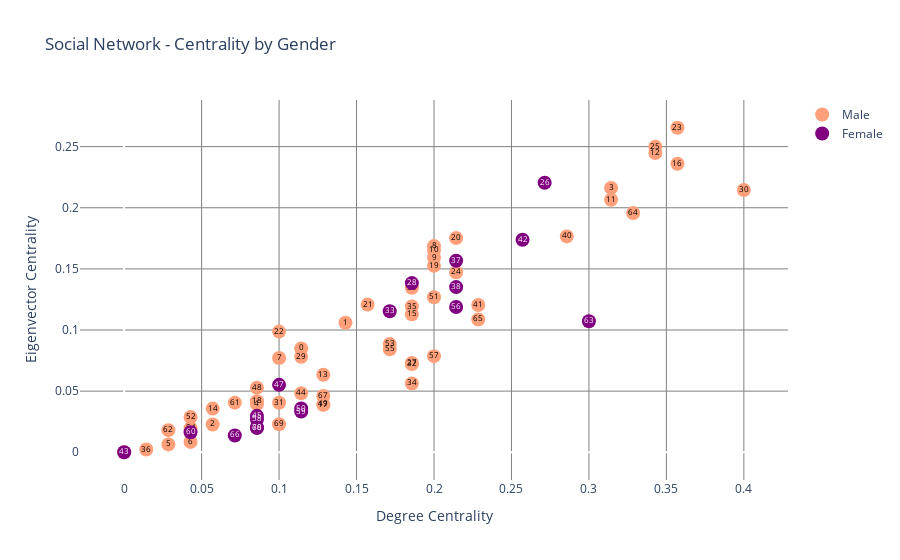

Here is the notebook cell this chart was saved with:
### Markdown cell above
#### Scatter Plot of Social Network Eigenvector Centrality by Gender

### Code cell
fig = go.Figure()
fig.add_trace(go.Scatter(
    x=social_df[social_df['gender']==1]['deg_centrality'],
    y=social_df[social_df['gender']==1]['eig_centrality'],
    text=social_df[social_df['gender']==1]['id'],
    hoverinfo='text',
    mode='markers+text',
    name='Male',
    textfont_size=8,
    textfont_color='black',
    marker=dict(size=14, 
                color='lightsalmon',
                symbol='circle')))

fig.add_trace(go.Scatter(
    x = social_df[social_df['gender']==2]['deg_centrality'],
    y = social_df[social_df['gender']==2]['eig_centrality'],
    text=social_df[social_df['gender']==2]['id'],
    mode='markers+text',
    name = 'Female',
    textfont_size=8,
    textfont_color='white',
    marker=dict(size=14, 
                color='purple', 
                symbol='circle')))
    

fig.update_layout(go.Layout(
    title='Social Network - Centrality by Gender',
    xaxis=dict(
        title='Degree Centrality'
    ),
    yaxis=dict(
        title='Eigenvector Centrality'
    ),
    hovermode='closest',
    plot_bgcolor='white',
    paper_bgcolor='white',
))
fig.update_xaxes(showgrid=True, gridwidth=1, gridcolor='grey')
fig.update_yaxes(showgrid=True, gridwidth=1, gridcolor='grey')

### Figure 1 — Plotly figure (JSON) as saved in the notebook; plotly's stock layout.template omitted (floating-point values rounded to 4 significant figures)
{"data": [{"hoverinfo": "text", "marker": {"color": "lightsalmon", "size": 14, "symbol": "circle"}, "mode": "markers+text", "name": "Male", "text": [0, 1, 2, 3, 4, 5, 6, 7, 8, 9, 10, 11, 12, 13, 14, 15, 16, 17, 18, 19, 20, 21, 22, 23, 24, 25, 27, 29, 30, 31, 32, 34, 35, 36, 39, 40, 41, 44, 46, 48, 49, 51, 52, 53, 54, 55, 57, 61, 62, 64, 65, 67, 69], "textfont": {"color": "black", "size": 8}, "type": "scatter", "x": [0.1143, 0.1429, 0.05714, 0.3143, 0.08571, 0.02857, 0.04286, 0.1, 0.2, 0.2, 0.2, 0.3143, 0.3429, 0.1286, 0.05714, 0.1857, 0.3571, 0.1286, 0.08571, 0.2, 0.2143, 0.1571, 0.1, 0.3571, 0.2143, 0.3429, 0.1857, 0.1143, 0.4, 0.1, 0.1857, 0.1857, 0.1857, 0.01429, 0.1857, 0.2857, 0.2286, 0.1143, 0, 0.08571, 0.1286, 0.2, 0.04286, 0.1714, 0.04286, 0.1714, 0.2, 0.07143, 0.02857, 0.3286, 0.2286, 0.1286, 0.1], "y": [0.08492, 0.1059, 0.02275, 0.2162, 0.03942, 0.006437, 0.008465, 0.07715, 0.1686, 0.1592, 0.1655, 0.2065, 0.2447, 0.06339, 0.03569, 0.1128, 0.236, 0.03877, 0.04177, 0.1525, 0.1752, 0.1208, 0.09868, 0.2654, 0.1472, 0.2499, 0.07296, 0.07812, 0.2145, 0.04052, 0.07216, 0.05625, 0.1192, 0.002249, 0.1345, 0.1766, 0.1205, 0.04818, 1.496e-28, 0.05282, 0.0391, 0.1268, 0.02885, 0.0885, 0.01974, 0.08417, 0.07862, 0.04056, 0.01806, 0.1957, 0.1086, 0.04603, 0.02293]}, {"marker": {"color": "purple", "size": 14, "symbol": "circle"}, "mode": "markers+text", "name": "Female", "text": [26, 28, 33, 37, 38, 42, 43, 45, 47, 50, 56, 58, 59, 60, 63, 66, 68, 70], "textfont": {"color": "white", "size": 8}, "type": "scatter", "x": [0.2714, 0.1857, 0.1714, 0.2143, 0.2143, 0.2571, 0, 0.08571, 0.1, 0.1143, 0.2143, 0.08571, 0.1143, 0.04286, 0.3, 0.07143, 0.08571, 0.08571], "y": [0.2205, 0.1383, 0.1153, 0.1567, 0.1351, 0.1738, 1.496e-28, 0.02978, 0.05512, 0.03577, 0.1188, 0.02693, 0.0333, 0.01634, 0.1072, 0.01372, 0.02008, 0.02008]}], "layout": {"hovermode": "closest", "paper_bgcolor": "white", "plot_bgcolor": "white", "title": {"text": "Social Network - Centrality by Gender"}, "xaxis": {"gridcolor": "grey", "gridwidth": 1, "showgrid": true, "title": {"text": "Degree Centrality"}}, "yaxis": {"gridcolor": "grey", "gridwidth": 1, "showgrid": true, "title": {"text": "Eigenvector Centrality"}}}}
